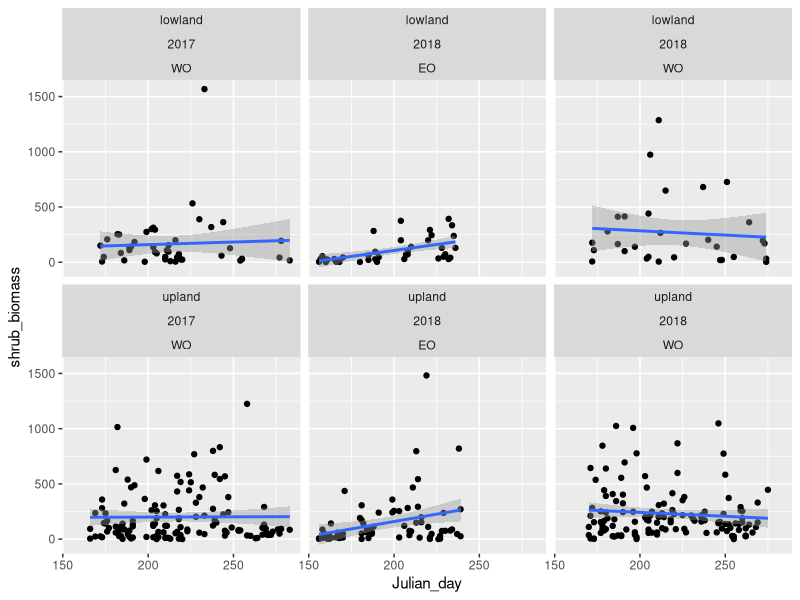

Reproduce this figure in R. (Note: this script raises an error after producing the figure.)
library(data.table)
library(ggplot2)


ft <- fread("Input/feeding_trials_workshop.csv")
bio <- fread("Input/biomass.csv")


ft[, intake := (Start_1 - End_1) + (Start_2 - End_2)]

sumtrials <- function(s1, s2, e1, e2){
  day1 <- s1 - e1
  day2 <- s2 - e2
  sum <- day1 + day2
  return(sum)
  }

sumtrials(s1 = ft$Start_1, s2 = ft$Start_2, e1 = ft$End_1, e2 = ft$End_2)

ft$intake2 <- sumtrials(s1 = ft$Start_1, s2 = ft$Start_2, e1 = ft$End_1, e2 = ft$End_2)

ft[, intake2 := sumtrials(Start_1, Start_2, End_1, End_2)]




# biomass data ------------------------------------------------------------


ggplot(bio)+
  geom_point(aes(x = Julian_day, y = shrub_biomass))+
  geom_smooth(aes(x = Julian_day, y = shrub_biomass), method = "lm")+
  facet_wrap(~ drainage_class + year + SA, scale = "fixed")


bio[, mean(shrub_biomass), by = .(year, drainage_class, SA)]
bio[, period := max(Julian_day) - min(Julian_day), by = bygroups]

bygroups <- c("year", "drainage_class", "SA")


mod <- lm(bio$shrub_biomass ~ bio$Julian_day)
coef(mod)["bio$Julian_day"]


mod <- bio[, coef(lm(shrub_biomass ~ Julian_day))["Julian_day"], by = bygroups]


get_growth <- function(x, y){
  model <- lm(y ~ x)
  slope <- coef(model)["x"]
  return(slope)
}

get_growth(y = bio$shrub_biomass, x = bio$Julian_day)
bio[, growthrate := get_growth(x = Julian_day, y = shrub_biomass), by = bygroups]



# run by subset -----------------------------------------------------------

bio[, .SD]
bio[, .SD, .SDcols = c("date", "year")]

bio[, print(.SD), by = bygroups]




# lapply ------------------------------------------------------------------

# runs an action/function on a list or vector

# lapply(list, function(x))

biolist <- split(bio, bio$drainage_class)

class(biolist)

nrow(biolist[[1]])

lapply(biolist, nrow)

lapply(biolist, function(x) {x[, sum(shrub_biomass)]})



# read in multi csv -------------------------------------------------------

files <- dir("Input/", "*.csv", full.names = TRUE)

ls.files <- lapply(files, fread)

fulldata <- rbindlist(ls.files, fill = TRUE, use.names = TRUE, idcol = 'origin')

fulldata[, origin := factor(origin, labels = basename(files))]





# how much sampling do I need ---------------------------------------------


bio[, daycount := Julian_day - min(Julian_day), by = bygroups]

bio[, max(daycount)]

effort <- c(1: max(bio$daycount))


sampleeffort <- lapply(effort, function(n){
  bio[daycount < n, get_growth(Julian_day, shrub_biomass), by = bygroups]
})

time <- rbindlist(sampleeffort, idcol = "effort")

ggplot(time)+
  geom_point(aes(x = effort, y = V1))+
  facet_wrap(~ drainage_class + year)
